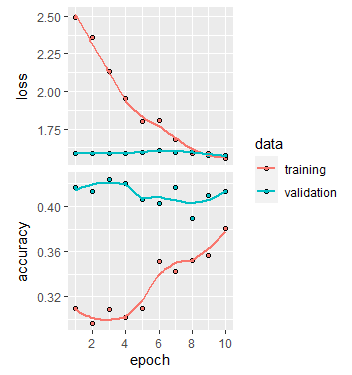

This figure's R source:
##################### MODIFICATIONS ############################################
# - Decreased epochs to 10
#     - not much change was occurring after 10
#     - will save on training time
# - Added another layer so there would be an odd number of layers in the model (3 layers total)

##################### CLEAN ENVIRONMENT ########################################
#.rs.restartR()  # to restart R session (primarily for debugging purposes)
#rm(list = ls()) # removes environment variables 
#gc()            # garbage collection
##################### INSTALATIONS #############################################
#install.packages("BiocManager") 
#BiocManager::install("EBImage")

##################### LIBRARIES ################################################ 
library(reticulate)
library(keras)  
library(tensorflow)
library(tidyverse)
library(EBImage)

##################### ERROR HANDELING ##########################################
# library(rgee)
# use_python('C:/Users/Markus/AppData/Local/r-miniconda/envs/r-reticulate/python.exe')

# install_tensorflow()

#install_keras()
# *run after calling library(keras) in a fresh R*
# helps configure keras to your machine 
# if taking long with lazy initialization errors, restart R
# only need to run once, or as needed to handle errors
# notably, it can help resolve issue where PIL import is not found since running
# this line is supposed to install pillow. However, this error may still show up
# regarding system dependencies 
# Other ways o install pillow include...
# set up reticulate anaconda environment 
#   since keras depends on it for python packages 
#   specifically, fit_generator() from keras requires PIL 
#   from python pillow library 
#   my environment location: 'C:/Users/Markus/AppData/Local/r-miniconda/envs/r-reticulate/python.exe'
#   reticulate::py_install("pillow", env=tf)
#conda_list()[[1]][1] %>% 
#  use_condaenv(required = TRUE)
# conda install -c conda-forge pillow
# You can also do it directly through Anaconda's GUI Interface for the specific 
#    conda environment 
# pip3 install pillow
# if the above still does not work, activate the reticulate anaconda environment 
# in the terminal and then install pillow. Also make sure conda is up to date
#   conda update -n base -c defaults conda
#   conda info --envs
#   conda activate C:\Users\Markus\AppData\Local\r-miniconda\envs\r-reticulate
#   conda install -c anaconda pillow

# check that other keras dependancies are installed
# pip install --upgrade scipy h5py pyyaml requests Pillow

# Info on configuring conda environment  
# https://stackoverflow.com/questions/57612703/could-not-import-pil-image-even-if-pillow-already-installed 

# make sure Rtools is installed 

# image_data_generator transformations 
# https://towardsdatascience.com/exploring-image-data-augmentation-with-keras-and-tensorflow-a8162d89b844
# https://keras.rstudio.com/reference/image_data_generator.html

# Basic example of image cnn in R 
# https://www.shirin-glander.de/2018/06/keras_fruits/

# make sure used python imports are up to date
# pip install --upgrade tensorflow keras pandas sklearn pillow 
# note tensorflow 2.4.1 requires numpy~=1.19.2, which is not the most recent numpy
# python -m pip install numpy==1.19.2

##################### SET UP CONSTANTS, TRANSFORMATIONS, AND DATA FOR MODEL ####
batch_size  = 32
epochs      = 10
num_labels  = 5
img_width   = 20
img_height  = 20
target_size = c(img_width, img_height) # scale down images
channels    = 1 # color images were converted to black and white when reading in

data_gen= image_data_generator(rotation_range     = 90,
                               width_shift_range  = 0.5,
                               height_shift_range = 0.5,
                               # brightness_range = c(0.2, 1),
                               shear_range        = 40,
                               zoom_range         = 40,
                               horizontal_flip    = TRUE,
                               vertical_flip      = TRUE,
                               rescale            = 1/255)

# make sure sub directories are set up 
# (directory points to folder that contains a folder that has images)

# read in the data
train_image_array_gen  = flow_images_from_directory(directory   = '../data/clean_im3/train',
                                                    generator   = data_gen,
                                                    # subset      = 'training',
                                                    target_size = target_size,
                                                    class_mode  = "categorical",
                                                    batch_size  = batch_size,
                                                    seed        = 42,
                                                    color_mode  = 'grayscale')

valid_image_array_gen  = flow_images_from_directory(directory   = '../data/clean_im3/val',
                                                    generator   = data_gen,
                                                    # subset      = 'validation',
                                                    target_size = target_size,
                                                    class_mode  = "categorical",
                                                    batch_size  = batch_size,
                                                    seed        = 42,
                                                    color_mode  = 'grayscale')

test_image_array_gen = flow_images_from_directory(directory     = '../data/clean_im3/test', 
                                                  generator     = data_gen,
                                                  target_size   = target_size,
                                                  class_mode    = "categorical",
                                                  batch_size    = batch_size,
                                                  seed          = 42,
                                                  color_mode    = 'grayscale')

# check number of images in each class (0-4)
cat("number of images per class:")                         
table(factor(train_image_array_gen$classes))

# number of training samples
train_samples = train_image_array_gen$n
# number of validation samples
valid_samples = valid_image_array_gen$n

##################### CREATE THE MODEL ######################################## 
model = keras_model_sequential()

model %>%
  layer_conv_2d(filter = 32, kernel_size = c(3,3), padding = "same", input_shape = c(img_width, img_height, channels)) %>%
  layer_activation("relu") %>%
  
  # Second hidden layer
  layer_conv_2d(filter = 16, kernel_size = c(3,3), padding = "same") %>%
  layer_activation_leaky_relu(0.5) %>%
  layer_batch_normalization() %>%
  
  # Third hidden layer
  layer_conv_2d(filter = 8, kernel_size = c(3,3), padding = "same") %>%
  layer_activation_leaky_relu(0.5) %>%
  layer_batch_normalization() %>%
  
  # Use max pooling
  layer_max_pooling_2d(pool_size = c(2,2)) %>%
  layer_dropout(0.25) %>%
  
  # Flatten max filtered output into feature vector 
  # and feed into dense layer
  layer_flatten() %>%
  layer_dense(100) %>%
  layer_activation("relu") %>%
  layer_dropout(0.5) %>%
  
  # Outputs from dense layer are projected onto output layer
  layer_dense(num_labels) %>% 
  layer_activation("softmax")

# print a table summarizing the model structure 
summary(model)

##################### COMPILE THE MODEL ######################################## 
model %>% compile(
  loss = "categorical_crossentropy",
  optimizer = optimizer_rmsprop(lr = 0.0001, decay = 1e-6),
  metrics = "accuracy"
)

##################### FIT THE MODEL ############################################ 
# use fit with generator rather than fit_generator
hist = model %>% fit_generator(
  # training data
  train_image_array_gen,
  
  # epochs
  steps_per_epoch = as.integer(train_samples / batch_size), 
  epochs = epochs, 
  
  # validation data
  validation_data = valid_image_array_gen,
  validation_steps = as.integer(valid_samples / batch_size)# ,
  
  # print progress
  #verbose = 2
)

##################### VISUALIZATION ############################################ 

# visualize the history of fitting
plot(hist)

## END
